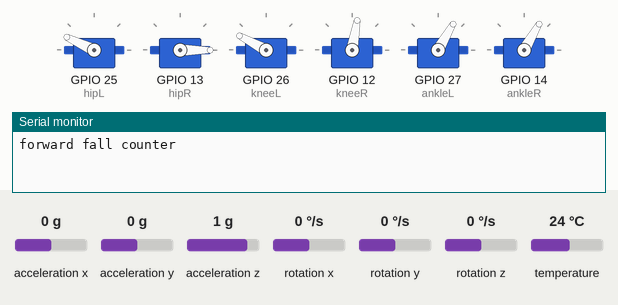
A sketch run on a simulated ESP32. On the bench: 6 × servo, the last lines printed to the serial monitor. Inputs (shaded band) come from the test bench; at power-on: acceleration z 1 g, acceleration x 0 g, acceleration y 0 g, rotation x 0 °/s, rotation y 0 °/s, rotation z 0 °/s, temperature 24 °C.

Above: at 6.2 s.
6.3 s: acceleration z set to 0.4 g
7.8 s: acceleration z set to 0.1 g
At 8.85 s:
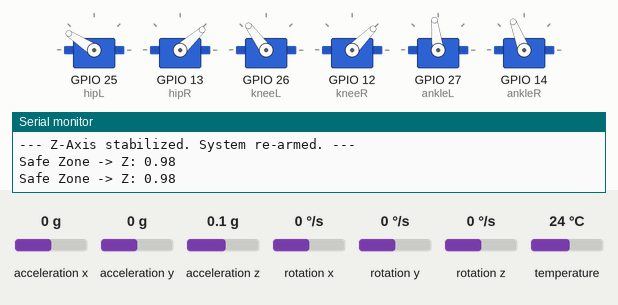
10.8 s: acceleration z set to -0.1 g
13.8 s: acceleration z set to -0.4 g
At 14.4 s:
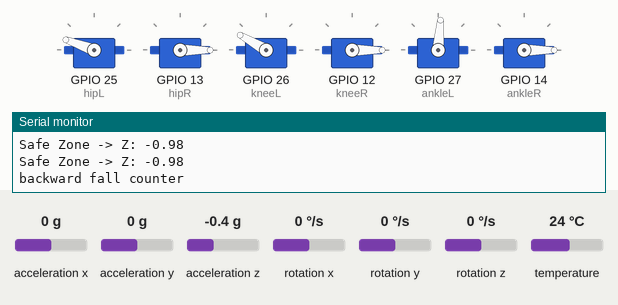
15.3 s: acceleration z set to 0 g
At 15.8 s:
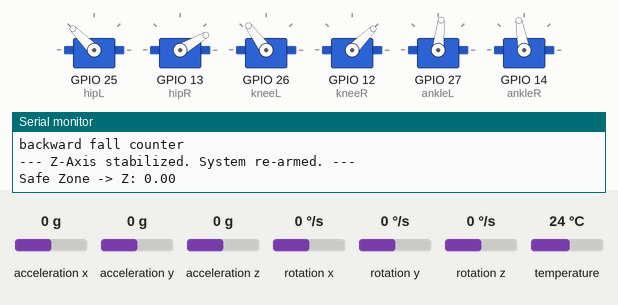
18.3 s: acceleration z set to -1.4 g
At 18.8 s:
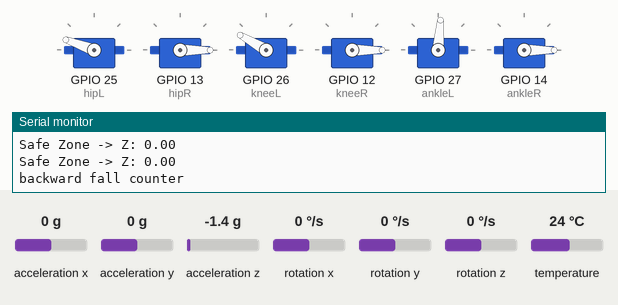
Timing chart, 0 to 20.8 s (numbered marks = the images above; inputs shaded):
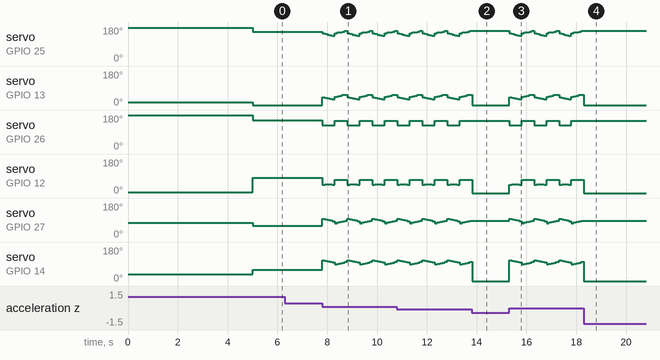

Measured:
- the behaviour switches between 0.3 and 0.2 g on acceleration z (found by bisection; images 0 and 1)
- the behaviour switches between -0.2 and -0.3 g on acceleration z (found by bisection; images 1 and 2)
- after the input at 6.3 s, every drawn part: stays the same
- after the input at 13.8 s, servo on GPIO 25 (hipL): stops changing and stays 160°; servo on GPIO 26 (kneeL): stops changing and stays 150°; servo on GPIO 27 (ankleL): stops changing and stays 85°
- after the input at 18.3 s, servo on GPIO 25 (hipL): stops changing and stays 160°; servo on GPIO 26 (kneeL): stops changing and stays 150°; servo on GPIO 27 (ankleL): stops changing and stays 85°

The sketch:

humanoid_robot_gyro.ino
```cpp
#include <Adafruit_MPU6050.h>
#include <Adafruit_Sensor.h>
#include <Wire.h>
#include <ESP32Servo.h>

#define hipLOffset 175
#define kneeLOffset 190
#define ankleLOffset 75
#define hipROffset 15
#define kneeROffset 5
#define ankleROffset 35

#define l1 5
#define l2 5.7

#define stepClearance 1
#define stepHeight 10

#define bodyHalfWidth 3.0  // half the distance between feet in cm, tune this to your robot

Servo hipL;
Servo hipR;
Servo kneeL;
Servo kneeR;
Servo ankleL;
Servo ankleR;

Adafruit_MPU6050 mpu;

const float Z_THRESHOLD_UP = 2.5;
const float Z_THRESHOLD_DOWN = -2.5;

// STATE VARIABLE: Tracks if we are currently in an "exceeded" state
bool zAlreadyTriggered = false;

void updateServoPos(int target1, int target2, int target3, char leg) {
  if (leg == 'l') {
    hipL.write(hipLOffset - target1);
    kneeL.write(kneeLOffset - target2);
    ankleL.write(2 * ankleLOffset - target3);
  } else if (leg == 'r') {
    hipR.write(hipROffset + target1);
    kneeR.write(kneeROffset + target2);
    ankleR.write(ankleROffset + target3);
  }
}

void pos(float x, float z, char leg) {
  float hipRad2 = atan(x / z);
  float hipDeg2 = hipRad2 * (180 / PI);

  float z2 = z / cos(hipRad2);

  float hipRad1 = acos((sq(l1) + sq(z2) - sq(l2)) / (2 * l1 * z2));
  float hipDeg1 = hipRad1 * (180 / PI);

  float kneeRad = PI - acos((sq(l1) + sq(l2) - sq(z2)) / (2 * l1 * l2));

  float ankleRad = PI / 2 + hipRad2 - acos((sq(l2) + sq(z2) - sq(l1)) / (2 * l2 * z2));

  float hipDeg = hipDeg1 + hipDeg2;
  float kneeDeg = kneeRad * (180 / PI);
  float ankleDeg = ankleRad * (180 / PI);

  //  Serial.print(hipDeg);
  //  Serial.print("\t");
  //  Serial.print(kneeDeg);
  //  Serial.print("\t");
  //  Serial.println(ankleDeg);

  updateServoPos(hipDeg, kneeDeg, ankleDeg, leg);
}

/**
* @param stepLength how long the step is in cm
* @param stepVelocity delay in ms
*/
void takeStep(float stepLength, int stepVelocity) {
  for (float i = stepLength; i >= -stepLength; i -= 0.5) {
    pos(i, stepHeight, 'r');
    pos(-i, stepHeight - stepClearance, 'l');
    delay(stepVelocity);
  }

  for (float i = stepLength; i >= -stepLength; i -= 0.5) {
    pos(-i, stepHeight - stepClearance, 'r');
    pos(i, stepHeight, 'l');
    delay(stepVelocity);
  }
}

void initialize() {
  for (float i = 10.7; i >= stepHeight; i -= 0.1) {
    pos(0, i, 'l');
    pos(0, i, 'r');
  }
}

/**
 * Turns the robot by a specific angle.
 * @param degrees Total angle to turn
 * @param direction 'l' for left, 'r' for right
 */
void turn(float degrees, char direction) {
  // Calibration factor: how many degrees does one "1cm step" turn the robot?
  // Adjust this value based on your robot's physical width.
  float degreesPerStep = 5.0;
  int stepCount = abs(degrees) / degreesPerStep;
  float turnStepLength = 1.5; // The stride length during the turn
  int stepVelocity = 100;

  for (int s = 0; s < stepCount; s++) {
    // Phase 1: Lift and move one leg forward while the other pushes
    for (float i = turnStepLength; i >= -turnStepLength; i -= 0.5) {
      if (direction == 'r') {
        // Right turn: Left leg swings wide (larger i), Right leg pivots (small or negative i)
        pos(i, stepHeight - stepClearance, 'l');
        pos(-i * 0.2, stepHeight, 'r'); // Right leg barely moves
      } else {
        // Left turn: Right leg swings wide, Left leg pivots
        pos(i, stepHeight - stepClearance, 'r');
        pos(-i * 0.2, stepHeight, 'l');
      }
      delay(stepVelocity);
    }

    // Phase 2: Reset legs to neutral to prepare for next step
    for (float i = -turnStepLength; i <= turnStepLength; i += 0.5) {
      pos(0, stepHeight, 'l');
      pos(0, stepHeight, 'r');
      delay(stepVelocity / 2);
    }
  }
}

// Wrapper functions for ease of use
void left(float degrees) {
  turn(degrees, 'l');
}

void right(float degrees) {
  turn(degrees, 'r');
}

void myEmergencyFunction(float currentZ) {
  Serial.println("\n*** FIRST DETECTION: Emergency Function Executed ***");
  Serial.printf("Trigger Value: %.2f\n", currentZ);
}

void forwardFallCounter() {
  hipR.write(0);
  kneeR.write(80);
  ankleR.write(60);
  ankleL.write(60);
  Serial.println("forward fall counter");
}

void backwardFallCounter() {
  pos(-10, 20, 'r');
  Serial.println("backward fall counter");
}

void setup() {
  Serial.begin(115200);
  Wire.begin(21, 22);
  if (!mpu.begin()) { while (1) yield(); }

    hipL.attach(25);
  hipR.attach(13);
  kneeL.attach(26);
  kneeR.attach(12);
  ankleL.attach(27);
  ankleR.attach(14);

  hipL.write(hipLOffset);
  kneeL.write(kneeLOffset);
  ankleL.write(ankleLOffset);

  hipR.write(hipROffset);
  kneeR.write(kneeROffset);
  ankleR.write(ankleROffset);

  delay(5000);

  initialize();
}

void loop() {
  sensors_event_t a, g, temp;
  mpu.getEvent(&a, &g, &temp);
  float z = a.acceleration.z;

  // Check if we are outside the "Safe Zone"
  bool isOutsideThreshold = (z > Z_THRESHOLD_UP || z < Z_THRESHOLD_DOWN);

  if (isOutsideThreshold) {
    // Only call the function if this is the FIRST time we noticed it's outside
    if (!zAlreadyTriggered) {
      if (z > Z_THRESHOLD_UP) {
        forwardFallCounter();
      } else {
        backwardFallCounter();
      }
      zAlreadyTriggered = true; // "Latch" the state so it doesn't fire again
    }

    // We still 'return' to skip the rest of the loop while the Z-axis is crazy
    return;
  }
  else {
    // Z is back in the safe zone!
    // Reset the flag so we can detect the next movement later
    if (zAlreadyTriggered) {
      Serial.println("--- Z-Axis stabilized. System re-armed. ---");
      zAlreadyTriggered = false;
    }
  }

  // REGULAR TASKS (Only runs if Z is within -5 t'o 5)
  static unsigned long lastPrint = 0;
  if (millis() - lastPrint > 500) {
    Serial.printf("Safe Zone -> Z: %.2f\n", z);
    lastPrint = millis();
  }

  takeStep(1, 100); // Walk forward
}
```
